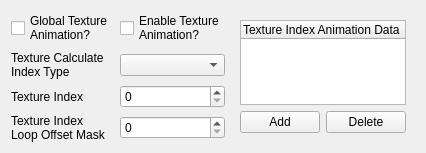
                 <widget class="QWidget" name="tab_18">
                  <property name="sizePolicy">
                   <sizepolicy hsizetype="Preferred" vsizetype="MinimumExpanding">
                    <horstretch>0</horstretch>
                    <verstretch>0</verstretch>
                   </sizepolicy>
                  </property>
                  <attribute name="title">
                   <string>Texture</string>
                  </attribute>
                  <layout class="QGridLayout" name="gridLayout_35">
                   <item row="0" column="0">
                    <widget class="QCheckBox" name="baseGlobalTextureAnimation">
                     <property name="text">
                      <string>Global Texture
Animation?</string>
                     </property>
                    </widget>
                   </item>
                   <item row="0" column="1">
                    <widget class="QCheckBox" name="baseEnableTextureAnimation">
                     <property name="text">
                      <string>Enable Texture
Animation?</string>
                     </property>
                    </widget>
                   </item>
                   <item row="1" column="0">
                    <widget class="QLabel" name="label_132">
                     <property name="text">
                      <string>Texture Calculate
Index Type</string>
                     </property>
                    </widget>
                   </item>
                   <item row="1" column="1">
                    <widget class="QComboBox" name="baseTextureCalculateIndexType"/>
                   </item>
                   <item row="2" column="0">
                    <widget class="QLabel" name="label_133">
                     <property name="text">
                      <string>Texture Index</string>
                     </property>
                    </widget>
                   </item>
                   <item row="2" column="1">
                    <widget class="QSpinBox" name="baseTextureIndex">
                     <property name="minimum">
                      <number>0</number>
                     </property>
                     <property name="maximum">
                      <number>255</number>
                     </property>
                    </widget>
                   </item>
                   <item row="3" column="0">
                    <widget class="QLabel" name="label_136">
                     <property name="text">
                      <string>Texture Index
Loop Offset Mask</string>
                     </property>
                    </widget>
                   </item>
                   <item row="3" column="1">
                    <widget class="QSpinBox" name="baseIndexLoopOffsetMask">
                     <property name="minimum">
                      <number>0</number>
                     </property>
                     <property name="maximum">
                      <number>255</number>
                     </property>
                    </widget>
                   </item>
                   <item row="0" column="2" rowspan="4">
                    <widget class="QWidget" name="baseTextureIndexWidget" native="true">
                     <layout class="QGridLayout" name="gridLayout_108">
                      <item row="2" column="0">
                       <widget class="QPushButton" name="baseTextureIndexAdd">
                        <property name="text">
                         <string>Add</string>
                        </property>
                       </widget>
                      </item>
                      <item row="2" column="1">
                       <widget class="QPushButton" name="baseTextureIndexDelete">
                        <property name="text">
                         <string>Delete</string>
                        </property>
                       </widget>
                      </item>
                      <item row="1" column="0" colspan="2">
                       <widget class="QTreeWidget" name="baseTextureIndexData">
                        <property name="sizeAdjustPolicy">
                         <enum>QAbstractScrollArea::AdjustToContentsOnFirstShow</enum>
                        </property>
                        <property name="alternatingRowColors">
                         <bool>false</bool>
                        </property>
                        <column>
                         <property name="text">
                          <string>Texture Index Animation Data</string>
                         </property>
                        </column>
                       </widget>
                      </item>
                     </layout>
                    </widget>
                   </item>
                  </layout>
                 </widget>
